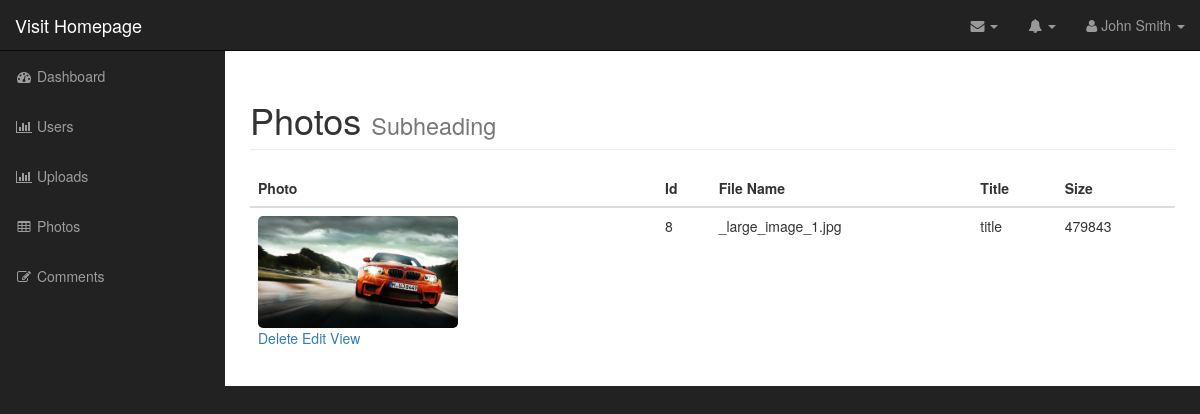
The app's page /admin/photos.php (signed in) with its own data.
### tables this page shows
CREATE TABLE IF NOT EXISTS `photos` (
  `id` int(255) NOT NULL AUTO_INCREMENT,
  `title` varchar(255) NOT NULL,
  `description` text NOT NULL,
  `filename` varchar(255) NOT NULL,
  `caption` varchar(255) NOT NULL,
  `alternate_text` varchar(255) NOT NULL,
  `type` varchar(255) NOT NULL,
  `size` int(255) NOT NULL,
  PRIMARY KEY (`id`)
);

### admin/includes/database.php (called while the page is built, shortened)
<?php
class Database{
	public $connection;
	public function open_db_connection(){
		$this->connection = new mysqli(DB_HOST,DB_USER,DB_PASS,DB_NAME);
	}
	public function query($sql){
		$result = $this->connection->query($sql);
		return $result;
	}
}
$database = new Database();
?>

### admin/includes/db_object.php (called while the page is built, shortened)
<?php
class Db_object{
	public static function find_all(){
	    return static::find_by_query("SELECT * FROM `".static::$db_table."`");
	}
	public static function find_by_query($sql){
	    global $database;
		$result_set = $database->query($sql);
	    $object_array = array();
	    while($fh_row = mysqli_fetch_assoc($result_set)){
	        $object_array[]= static::instantiation($fh_row);
	    }
	    return $object_array;
	}
	public static function instantiation($the_record){
	   $thisObject = new $calling_class;
	    foreach($the_record as $the_attribute=>$value){
	        if($thisObject->has_the_attr($the_attribute)){
	                $thisObject->$the_attribute = $value;
	        }
	    }
	    return $thisObject;
	}
	private function has_the_attr($the_attribute){
	    $object_vars = get_object_vars($this);
	    return array_key_exists($the_attribute, $object_vars);
	}
}
?>

### admin/includes/photo.php (called while the page is built, shortened)
<?php
class Photo extends Db_object{
	public $filename;
	public $upload_dir = "images";
	public function picture_path(){
		return $this->upload_dir.DS.$this->filename;
	}
}
?>

### admin/photos.php (the view, shortened to what this page needs)
<?php include("includes/header.php"); ?>
    <nav class="navbar navbar-inverse navbar-fixed-top" role="navigation">
       <?php  include "includes/top_nav.php"; ?>
       <?php include "includes/side_nav.php"; ?>
    </nav>
    <div id="page-wrapper">
       <div class="container-fluid">
           <div class="row">
               <div class="col-lg-12">
                   <h1 class="page-header">
                       Photos
                       <small>Subheading</small>
                   </h1>
               </div>
               <div class="col-lg-12">
                  <table class="table table-hover">
                      <thead>
                          <tr>
                              <th>Photo</th>
                              <th>Id</th>
                              <th>File Name</th>
                              <th>Title</th>
                              <th>Size</th>
                          </tr>
                      </thead>
                      <tbody>
                          <?php
                            $photos = Photo::find_all();
                            foreach($photos as $photo){ ?>
                                <tr>
                                    <td><?php  ?>
                                    <img src="<?php echo $photo->picture_path(); ?>" alt="<?php echo $photo->title ?>" class="admin-photo-thumbnail">
                                    <br>
                                    <a href="delete_photo.php?id=<?php echo $photo->id; ?>">Delete</a>
                                    <a href="edit_photo.php?id=<?php echo $photo->id; ?>">Edit</a>
                                    <a href="">View</a>
                                </td>
                                    <td><?php echo $photo->id ?></td>
                                    <td><?php echo $photo->filename ?></td>
                                    <td><?php echo $photo->title ?></td>
                                    <td><?php echo $photo->size ?></td>
                                </tr>
                           <?php }
                          ?>
                      </tbody>
                  </table>
               </div>
           </div>
       </div>
    </div>
<?php include("includes/footer.php"); ?>

### admin/css/sb-admin.css (style rules this page uses)
body { margin-top: 100px; background-color: #222; }
@media (min-width:768px) { body { margin-top: 50px; } }
#page-wrapper { width: 100%; padding: 0; background-color: #fff; }
@media (min-width:768px) { #page-wrapper { padding: 10px; } }

### admin/css/styles.css (style rules this page uses)
.admin-photo-thumbnail { width:200px; border-radius:5px; }

### records on screen
photos: filename (picture), id "8", filename "_large_image_1.jpg", title "title", size "479843"
